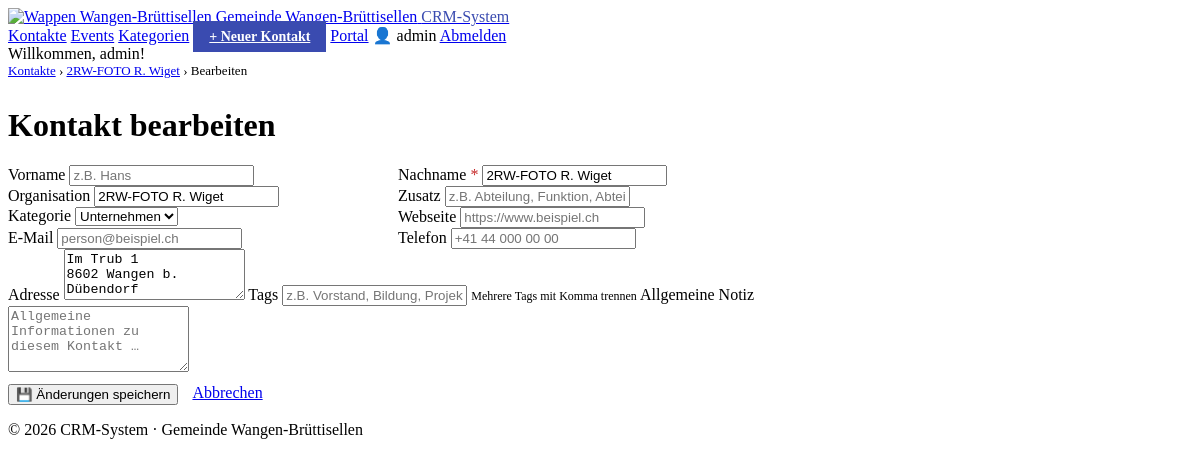
The page /crm/contact_form.php?id=1 (signed in) on the database its author committed.
### tables this page shows
CREATE TABLE IF NOT EXISTS crm_contacts (
    id           INT AUTO_INCREMENT PRIMARY KEY,
    first_name   VARCHAR(100) DEFAULT '',
    last_name    VARCHAR(150) NOT NULL,
    organization VARCHAR(200) DEFAULT '',
    email        VARCHAR(200) DEFAULT '',
    phone        VARCHAR(60)  DEFAULT '',
    address      TEXT,
    notes        TEXT,
    category_id  INT          NULL,
    tags         VARCHAR(500) DEFAULT '',
    zusatz       VARCHAR(200) DEFAULT '',
    webseite     VARCHAR(300) DEFAULT '',
    created_at   DATETIME     DEFAULT CURRENT_TIMESTAMP,
    updated_at   DATETIME     DEFAULT CURRENT_TIMESTAMP ON UPDATE CURRENT_TIMESTAMP,
    FOREIGN KEY (category_id) REFERENCES crm_categories(id) ON DELETE SET NULL
);

CREATE TABLE IF NOT EXISTS crm_categories (
    id         INT AUTO_INCREMENT PRIMARY KEY,
    name       VARCHAR(100) NOT NULL,
    color      VARCHAR(7)   NOT NULL DEFAULT '#00acb3',
    created_at DATETIME     DEFAULT CURRENT_TIMESTAMP
);

### config.php (called while the page is built, shortened)
<?php
function e($str) {
    return htmlspecialchars($str ?? '', ENT_QUOTES, 'UTF-8');
}

### crm/contact_form.php (the view, shortened to what this page needs)
<?php
require_once __DIR__ . '/../config.php';
$id      = (int)($_GET['id'] ?? 0);
$contact = null;
$isEdit  = false;
if ($id) {
    $stmt = $pdo->prepare('SELECT * FROM crm_contacts WHERE id = ?');
    $stmt->execute([$id]);
    $contact = $stmt->fetch();
    $isEdit = true;
}
$categories = $pdo->query('SELECT * FROM crm_categories ORDER BY name')->fetchAll();
include __DIR__ . '/includes/header.php';
?>
<div style="font-size:13px; color:var(--text-muted); margin-bottom:28px;">
    <a href="index.php">Kontakte</a>
    <?php if ($isEdit): ?> &rsaquo; <a href="contact_view.php?id=<?= $id ?>"><?= e(trim($contact['first_name'] . ' ' . $contact['last_name'])) ?></a><?php endif; ?>
    &rsaquo; <?= $isEdit ? 'Bearbeiten' : 'Neuer Kontakt' ?>
</div>
<div class="page-header">
    <h1><?= $isEdit ? 'Kontakt bearbeiten' : 'Neuer Kontakt' ?></h1>
</div>
<div class="card" style="max-width:760px;">
    <form method="post" action="">
        <div style="display:grid; grid-template-columns:1fr 1fr; gap:20px;">
            <label>Vorname
                <input type="text" name="first_name"
                       value="<?= e($contact['first_name'] ?? '') ?>"
                       placeholder="z.B. Hans" autofocus>
            </label>
            <label>Nachname <span style="color:#c62828;">*</span>
                <input type="text" name="last_name" required
                       value="<?= e($contact['last_name'] ?? '') ?>"
                       placeholder="z.B. Muster">
            </label>
        </div>
        <div style="display:grid; grid-template-columns:1fr 1fr; gap:20px;">
            <label>Organisation
                <input type="text" name="organization"
                       value="<?= e($contact['organization'] ?? '') ?>"
                       placeholder="z.B. Gemeinde Wangen-Brüttisellen">
            </label>
            <label>Zusatz
                <input type="text" name="zusatz"
                       value="<?= e($contact['zusatz'] ?? '') ?>"
                       placeholder="z.B. Abteilung, Funktion, Abteilung">
            </label>
        </div>
        <div style="display:grid; grid-template-columns:1fr 1fr; gap:20px;">
            <label>Kategorie
                <select name="category_id">
                    <?php foreach ($categories as $cat): ?>
                        <option value="<?= $cat['id'] ?>"
                            <?= (($contact['category_id'] ?? '') == $cat['id']) ? 'selected' : '' ?>>
                            <?= e($cat['name']) ?>
                        </option>
                    <?php endforeach; ?>
                </select>
            </label>
            <label>Webseite
                <input type="url" name="webseite"
                       value="<?= e($contact['webseite'] ?? '') ?>"
                       placeholder="https://www.beispiel.ch">
            </label>
        </div>
        <div style="display:grid; grid-template-columns:1fr 1fr; gap:20px;">
            <label>E-Mail
                <input type="email" name="email"
                       value="<?= e($contact['email'] ?? '') ?>"
                       placeholder="person@beispiel.ch">
            </label>
            <label>Telefon
                <input type="text" name="phone"
                       value="<?= e($contact['phone'] ?? '') ?>"
                       placeholder="+41 44 000 00 00">
            </label>
        </div>
        <label>Adresse
            <textarea name="address" rows="3"
                      placeholder="Strasse, PLZ Ort"><?= e($contact['address'] ?? '') ?></textarea>
        </label>
        <label>Tags
            <input type="text" name="tags"
                   value="<?= e($contact['tags'] ?? '') ?>"
                   placeholder="z.B. Vorstand, Bildung, Projektgruppe (kommagetrennt)">
            <span style="font-size:12px; color:var(--text-muted); font-weight:400;">Mehrere Tags mit Komma trennen</span>
        </label>
        <label>Allgemeine Notiz
            <textarea name="notes" rows="4"
                      placeholder="Allgemeine Informationen zu diesem Kontakt …"><?= e($contact['notes'] ?? '') ?></textarea>
        </label>
        <div style="display:flex; gap:14px; flex-wrap:wrap; margin-top:8px;">
            <button type="submit" class="btn-primary"><?= $isEdit ? '💾 Änderungen speichern' : '✅ Kontakt erstellen' ?></button>
            <?php if ($isEdit): ?>
                <a href="contact_view.php?id=<?= $id ?>" class="btn-secondary">Abbrechen</a>
            <?php else: ?>
                <a href="index.php" class="btn-secondary">Abbrechen</a>
            <?php endif; ?>
        </div>
    </form>
</div>
<?php include __DIR__ . '/includes/footer.php'; ?>

### rows shown on the page
crm_contacts: last_name "2RW-FOTO R. Wiget", organization "2RW-FOTO R. Wiget", category_id "Unternehmen", address "Im Trub 1 8602 Wangen b. Dübendorf"

### other values the page prints
$_SESSION['username'] "admin"
$msg "Willkommen, admin!"
